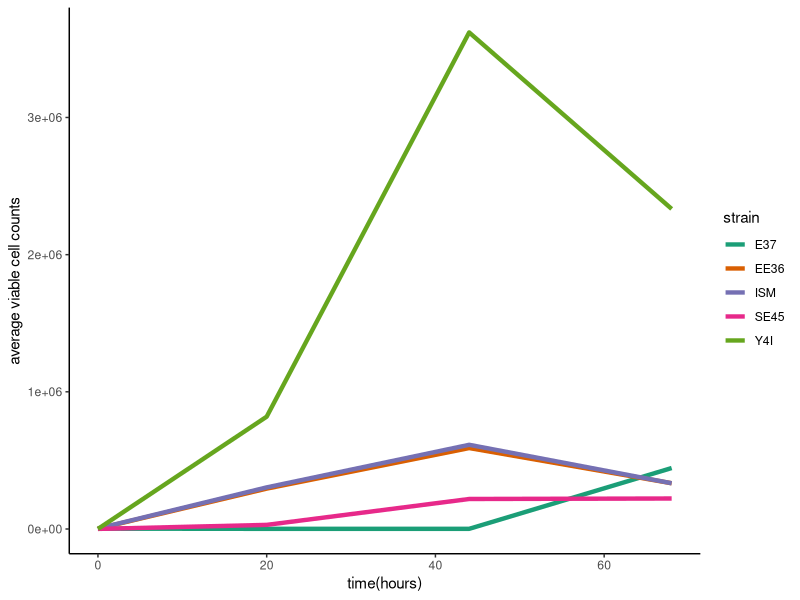
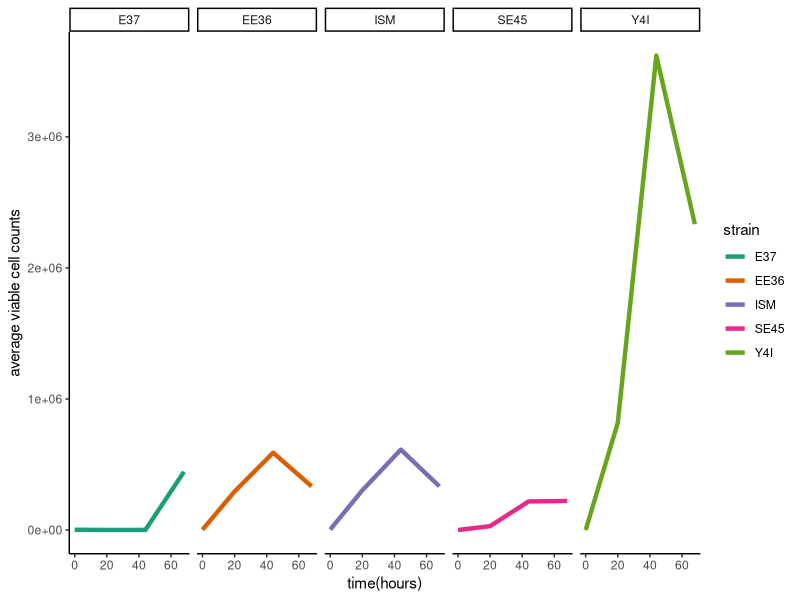
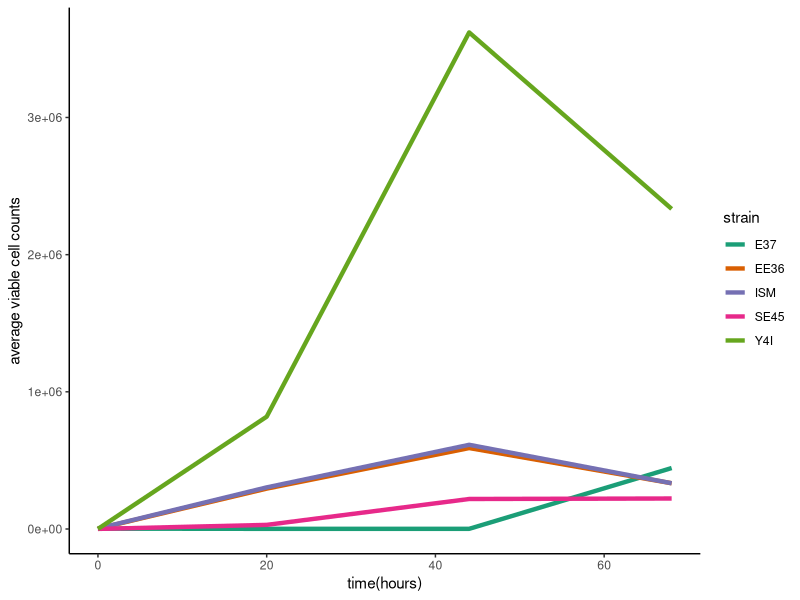
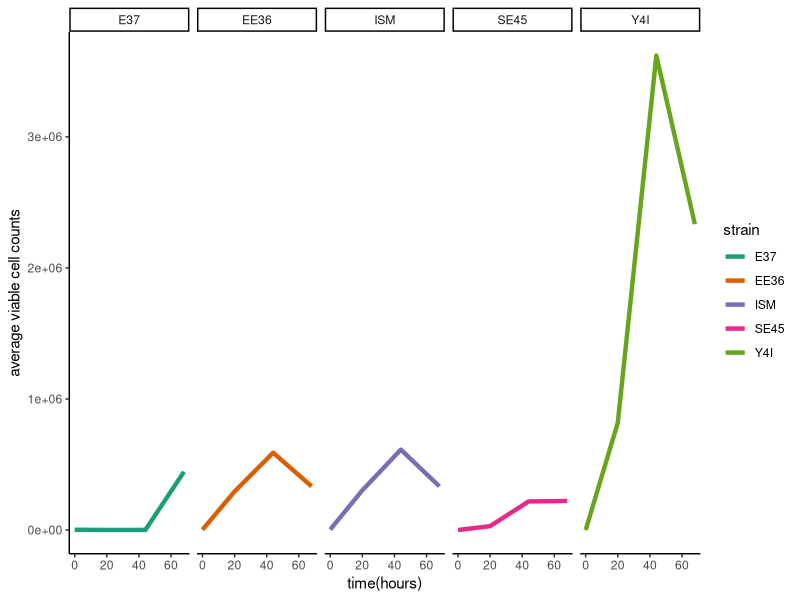

Write R code to recreate these figures, in order.
## ---- chunk 1
# Loading tidyverse to complete the HW assignment

library("tidyverse")
## ---- chunk 2
syn_com_data <- read_csv("syncom_both_carbon_HW.csv")
glimpse(syn_com_data)
## ---- chunk 3
syn_com_data_summary <- syn_com_data %>%
  filter(mix == "A", carbon == "YTSS") %>% # filtering out data that is not for Mix A or YTSS carbon source
  group_by(time_point, strain) %>% # grouping replicates together to give on average viable cell count per strain per timepoint
  summarise(average.strain.counts = mean(count, na.rm = TRUE)) # taking the average of the cell counts for each strain so I can look at changes in the cell count over time
head(syn_com_data_summary)
## ---- chunk 4
ave_viable_cell_count_graph <- ggplot(data = syn_com_data_summary)+
geom_line(aes(x = time_point, y = average.strain.counts, color = strain),size = 1.5)+ # each strain wil be identified by its own color
scale_color_brewer(palette ="Dark2")+
theme_classic()+
labs(y ="average viable cell counts", x= "time(hours)")

print(ave_viable_cell_count_graph)
ggsave("ave_viable_cell_counts_graph.png")
## ---- chunk 5
ave_viable_cell_count_graph_split <- ggplot(data = syn_com_data_summary)+
geom_line(aes(x = time_point, y = average.strain.counts, color = strain),size = 1.5)+
scale_color_brewer(palette ="Dark2")+
facet_wrap(facets = "strain", nrow =1)+ # splitting up each strain line
theme_classic()+
labs(y ="average viable cell counts", x= "time(hours)")

print(ave_viable_cell_count_graph_split)
ggsave("ave_viable_cell_counts_graph_split.png")

